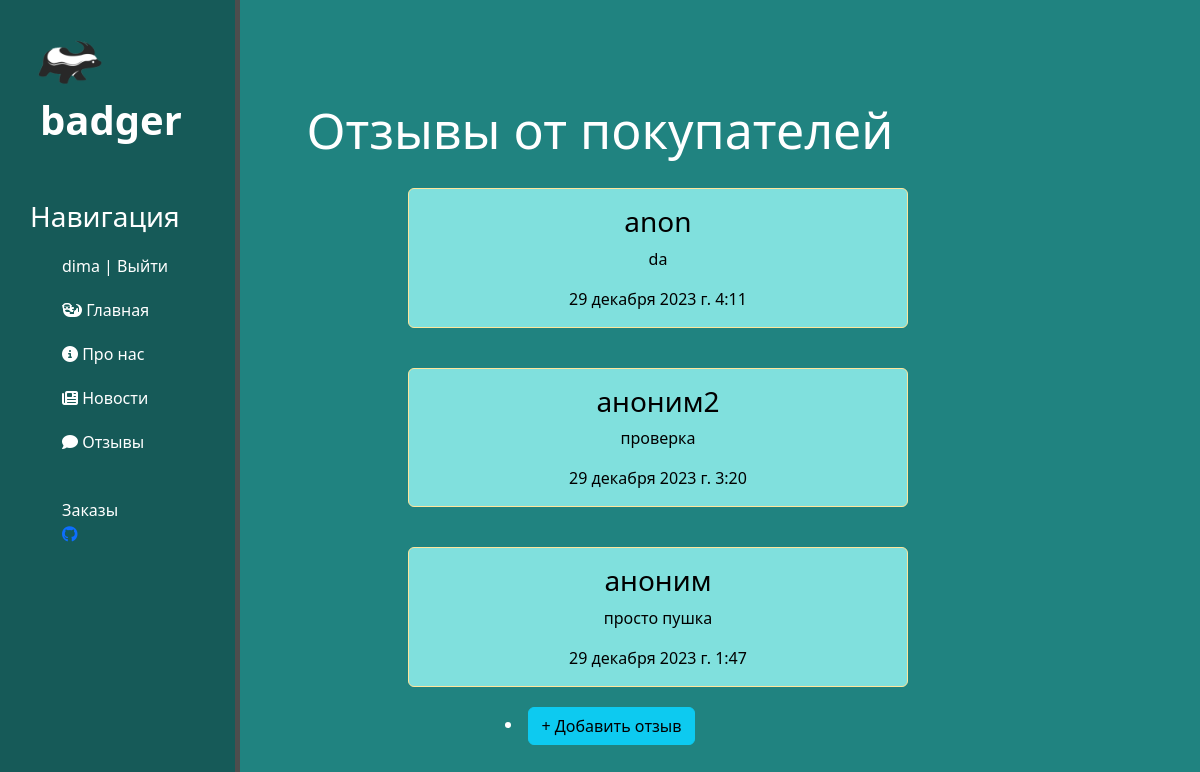
Screenshot of /feedback/ (signed in) with the database file from the repository.
### main/models.py (models this page shows)
class Feed(models.Model):
    fio = models.CharField(max_length=30, verbose_name="заголовок")
    text = models.TextField(verbose_name="анонс")
    date=models.DateTimeField(verbose_name="дата")
    class Meta:
        verbose_name = 'Отзыв'
        verbose_name_plural = 'Отзывы'

### main/views.py (the view)
# urls.py: path('feedback/', views.feedback_home, name='feedback_home'),
def feedback_home(request):
    feedback = Feed.objects.order_by('-date')
    return  render(request, 'main/feedback_home.html',{'feedback':feedback})

### main/templates/main/feedback_home.html (shortened to what this page needs)
{% extends 'main/shablon.html' %}
{% block content %}
<div class="features ">
    <h1>Отзывы от покупателей </h1>
        {% for el in feedback %}
            <div class="alert alert-warning">
                <h3>{{ el.fio }}</h3>
                <p>{{ el.text }}</p>
                <span>{{ el.date }}</span>
            </div>
        {% endfor %}
</div>
<a href="{% url 'create' %}" class="link link1"><li><button class="btn btn-info">+ Добавить отзыв</button></li></a>
{% endblock %}

### main/templates/main/shablon.html (shortened to what this page needs)
{% load static %}
<!doctype html>
<html lang="en">
<head>
    <link href="https://cdn.jsdelivr.net/npm/bootstrap@5.3.2/dist/css/bootstrap.min.css" rel="stylesheet">
    <link rel="stylesheet" href="{% static 'main/css/main.css' %}">
</head>
<body>
    <aside>
        <img src="{% static 'main/img/logo.png' %}" alt="">
        <span class="logo">badger</span>
        <h3>Навигация</h3>
        <ul>
            {% if user.is_authenticated %}
				 <li class="last"> {{user.username}} | <a href="{% url 'logout_user' %}" class="link">Выйти</a></li>
				 {% else %}
				 <li class="last"><a href="{% url 'register' %}" class="link">Регистрация</a> | <a href="{% url 'login' %}" class="link">Войти</a></li>
				 {% endif %}
            <a href="{% url 'home' %}" class="link"><li><i class="fa-solid fa-otter"></i> Главная</li></a>
            <a href="{% url 'info' %}" class="link"><li><i class="fa-solid fa-circle-info"></i> Про нас</li></a>
            <a href="{% url 'new_home' %}" class="link"><li><i class="fa-solid fa-newspaper"></i> Новости </li></a>
            <a href="{% url 'feedback_home' %}" class="link"><li><i class="fa-solid fa-comment"></i> Отзывы</li></a>
            <br>
            {% if user.is_staff %}
				 <li class="last"> <a class="link" href="{% url 'history' %}">Заказы</a></li>
				 {% endif %}
            <a href="https://github.com/v1kez" class="link2"><i class="fa-brands fa-github"></i></a>
        </ul>
    </aside>
    <main>
        {% block content %}
        {% endblock %}
    </main>
</body>
</html>

### main/static/main/css/main.css (style rules this page uses)
body { background: #208380; }
aside { float: left; background:#165A58; width: 20%; padding: 2.5%; height:100vh; color: #fff; border-right: 5px solid #4d4d4d; position: fixed; }
aside img { width: 80px; float: left; }
aside .logo { font-size: 40px; margin-left: 10px; font-weight: bold; }
aside h3 { margin-top: 50px; }
aside ul { list-style: none }
aside ul li { color: #fff; display: block; margin-top:20px; transition: transform .6s ease; }
.last { color: #fff; display: block; margin-top:20px; transition: transform .6s ease; }
.link, .last { text-decoration: none; color: #fff; }
main .features { float: left; color: #fff; margin-top: 100px; text-align: center; width: 100%; }
main .features h1 { font-size: 50px; }
.alert-warning { float: left; clear:both; width: 500px; margin: 20px 34%; text-align:center; color:black; background:#80e0dd; }
.link1 { display: block; text-align: center; }
.link2 { width:100px; }

### rows the page displays
Feed: fio "anon", text "da", date "29 декабря 2023 г. 4:11"
Feed: fio "аноним2", text "проверка", date "29 декабря 2023 г. 3:20"
Feed: fio "аноним", text "просто пушка", date "29 декабря 2023 г. 1:47"

### other values shown
{{ user.username }} "dima"
